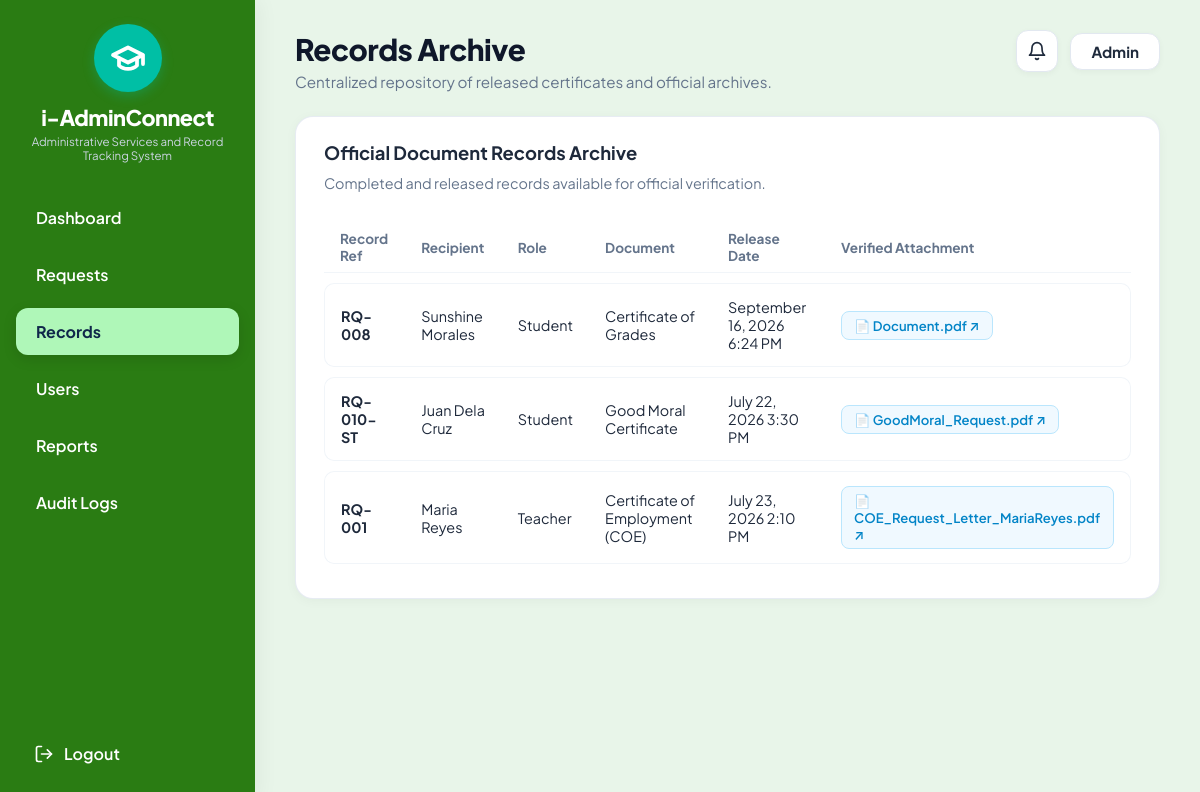
/records.php (signed in), run on the app's committed database.
### tables this page shows
CREATE TABLE `requests` (
  `id` int(11) NOT NULL AUTO_INCREMENT,
  `tracking_number` varchar(50) NOT NULL,
  `user_id` int(11) NOT NULL,
  `request_type_id` int(11) NOT NULL,
  `purpose` text NOT NULL,
  `additional_notes` text DEFAULT NULL,
  `attached_filename` varchar(255) DEFAULT NULL,
  `file_size_kb` varchar(50) DEFAULT NULL,
  `file_verified` tinyint(1) DEFAULT 1,
  `status` enum('Pending','Under Review','Processing','Ready for Release','Released','Returned for Revision','Rejected') NOT NULL DEFAULT 'Pending',
  `current_stage` int(11) NOT NULL DEFAULT 1,
  `stage1_time` varchar(100) DEFAULT NULL,
  `stage2_time` varchar(100) DEFAULT NULL,
  `stage3_time` varchar(100) DEFAULT NULL,
  `stage4_time` varchar(100) DEFAULT NULL,
  `remarks` text DEFAULT NULL,
  `created_at` timestamp NOT NULL DEFAULT current_timestamp(),
  `updated_at` timestamp NOT NULL DEFAULT current_timestamp() ON UPDATE current_timestamp(),
  PRIMARY KEY (`id`),
  UNIQUE KEY `tracking_number` (`tracking_number`),
  KEY `user_id` (`user_id`),
  KEY `request_type_id` (`request_type_id`),
  CONSTRAINT `fk_req_type` FOREIGN KEY (`request_type_id`) REFERENCES `request_types` (`id`),
  CONSTRAINT `fk_req_user` FOREIGN KEY (`user_id`) REFERENCES `users` (`id`) ON DELETE CASCADE
);

CREATE TABLE `users` (
  `id` int(11) NOT NULL AUTO_INCREMENT,
  `username` varchar(60) NOT NULL,
  `password` varchar(255) NOT NULL,
  `full_name` varchar(120) NOT NULL,
  `email` varchar(120) NOT NULL,
  `role` enum('student','teacher','admin') NOT NULL,
  `id_number` varchar(50) DEFAULT NULL,
  `department` varchar(100) DEFAULT NULL,
  `section` varchar(50) DEFAULT NULL,
  `year_level` varchar(50) DEFAULT NULL,
  `course` varchar(100) DEFAULT NULL,
  `status` enum('Active','Inactive','Dropped') NOT NULL DEFAULT 'Active',
  `created_at` timestamp NOT NULL DEFAULT current_timestamp(),
  PRIMARY KEY (`id`),
  UNIQUE KEY `username` (`username`),
  UNIQUE KEY `email` (`email`)
);

CREATE TABLE `request_types` (
  `id` int(11) NOT NULL AUTO_INCREMENT,
  `code` varchar(30) NOT NULL,
  `name` varchar(150) NOT NULL,
  `target_role` enum('student','teacher','both') NOT NULL,
  `requirements` text NOT NULL,
  `fee` decimal(10,2) DEFAULT 0.00,
  `is_free` tinyint(1) DEFAULT 1,
  PRIMARY KEY (`id`),
  UNIQUE KEY `code` (`code`)
);

### records.php (the view)
<?php
$page_title_custom = "<h1>Records Archive</h1><p>Centralized repository of released certificates and official archives.</p>";
require_once __DIR__ . '/includes/header.php';
$stmt = $pdo->query("SELECT r.*, u.full_name, u.role as requester_role, rt.name as request_type_name
    FROM requests r
    JOIN users u ON r.user_id = u.id
    JOIN request_types rt ON r.request_type_id = rt.id
    WHERE r.status IN ('Ready for Release', 'Released')
    ORDER BY r.id DESC");
$records = $stmt->fetchAll();
?>
<div class="content-card">
  <h2 class="card-title" style="margin-bottom: 10px;">Official Document Records Archive</h2>
  <p style="font-size: 0.9rem; color: #64748b; margin-bottom: 20px;">
    Completed and released records available for official verification.
  </p>
  <div class="table-container">
    <table class="custom-table">
      <thead>
        <tr>
          <th>Record Ref</th>
          <th>Recipient</th>
          <th>Role</th>
          <th>Document</th>
          <th>Release Date</th>
          <th>Verified Attachment</th>
        </tr>
      </thead>
      <tbody>
        <?php foreach ($records as $r): ?>
          <tr>
            <td><strong><?= htmlspecialchars($r['tracking_number']) ?></strong></td>
            <td><?= htmlspecialchars($r['full_name']) ?></td>
            <td><?= ucfirst($r['requester_role']) ?></td>
            <td><?= htmlspecialchars($r['request_type_name']) ?></td>
            <td><?= htmlspecialchars($r['stage4_time'] ?: date('F j, Y', strtotime($r['updated_at']))) ?></td>
            <td>
              <?php if (!empty($r['attached_filename'])): ?>
                <a href="view_file.php?id=<?= $r['id'] ?>" target="_blank" class="attachment-preview-btn" title="Click to view file in new tab">
                  📄 <?= htmlspecialchars($r['attached_filename']) ?> ↗
                </a>
              <?php else: ?>
                <span style="color: #94a3b8; font-size: 0.82rem;">None</span>
              <?php endif; ?>
            </td>
          </tr>
        <?php endforeach; ?>
      </tbody>
    </table>
  </div>
</div>
<?php include __DIR__ . '/includes/footer.php'; ?>

### css/style.css (style rules this page uses)
:root { --navy-sidebar: #173b75; --navy-sidebar-dark: #122c59; --sidebar-active: #90c2f7; --sidebar-active-text: #0f274a; --teal-logo: #00bfa5; --bg-canvas: #e9eff6; --card-bg: #ffffff; --primary-blue: #0284c7; --primary-blue-hover: #0369a1; --text-dark: #1e293b; --text-muted: #64748b; --border-light: #e2e8f0; --status-pending-bg: #fef3c7; --status-pending-text: #b45309; --status-processing-bg: #e9d5ff; --status-processing-text: #7e22ce; --status-ready-bg: #dcfce7; --status-ready-text: #15803d; --status-rejected-bg: #fee2e2; --status-rejected-text: #b91c1c; --status-released-bg: #dbeafe; --status-released-text: #1d4ed8; }
* { box-sizing: border-box; margin: 0; padding: 0; }
body { font-family: 'Plus Jakarta Sans', 'Inter', -apple-system, BlinkMacSystemFont, sans-serif; background-color: var(--bg-canvas); color: var(--text-dark); min-height: 100vh; margin: 0; padding: 0; overflow-x: hidden; }
.header-greeting h1 { font-size: 1.85rem; font-weight: 800; color: #0f172a; letter-spacing: -0.5px; }
.header-greeting p { font-size: 0.95rem; color: var(--text-muted); margin-top: 4px; }
.content-card { background: var(--card-bg); border-radius: 18px; padding: 24px 28px; box-shadow: 0 2px 12px rgba(0, 0, 0, 0.04); border: 1px solid rgba(226, 232, 240, 0.8); margin-bottom: 24px; }
.card-title { font-size: 1.15rem; font-weight: 700; color: #1e293b; }
.table-container { overflow-x: auto; }
.custom-table { width: 100%; border-collapse: separate; border-spacing: 0 10px; }
.custom-table th { font-size: 0.85rem; font-weight: 700; color: #64748b; text-align: left; padding: 8px 16px; border-bottom: 1px solid #f1f5f9; }
.custom-table tbody tr { background-color: #ffffff; transition: background 0.15s ease; }
.custom-table td { padding: 14px 16px; font-size: 0.9rem; color: #1e293b; border-top: 1px solid #f1f5f9; border-bottom: 1px solid #f1f5f9; }
.custom-table td:first-child { border-left: 1px solid #f1f5f9; border-top-left-radius: 10px; border-bottom-left-radius: 10px; font-weight: 600; }
.custom-table td:last-child { border-right: 1px solid #f1f5f9; border-top-right-radius: 10px; border-bottom-right-radius: 10px; }
.attachment-preview-btn { display: inline-flex; align-items: center; gap: 6px; color: #0284c7; font-weight: 600; text-decoration: none; background: #f0f9ff; border: 1px solid #bae6fd; padding: 5px 12px; border-radius: 8px; font-size: 0.82rem; transition: all 0.2s cubic-bezier(0.16, 1, 0.3, 1); }
html { scroll-behavior: smooth; scroll-padding-top: 80px; }

### data on the page
requests: tracking_number "RQ-008", user.full_name "Sunshine Morales", user.role "Student", request_type.name "Certificate of Grades", stage4_time "September 16, 2026 6:24 PM", attached_filename "Document.pdf"
requests: tracking_number "RQ-010-ST", user.full_name "Juan Dela Cruz", user.role "Student", request_type.name "Good Moral Certificate", stage4_time "July 22, 2026 3:30 PM", attached_filename "GoodMoral_Request.pdf"
requests: tracking_number "RQ-001", user.full_name "Maria Reyes", user.role "Teacher", request_type.name "Certificate of Employment (COE)", stage4_time "July 23, 2026 2:10 PM", attached_filename "COE_Request_Letter_MariaReyes.pdf"

### other printed values
$user_role "Admin"
